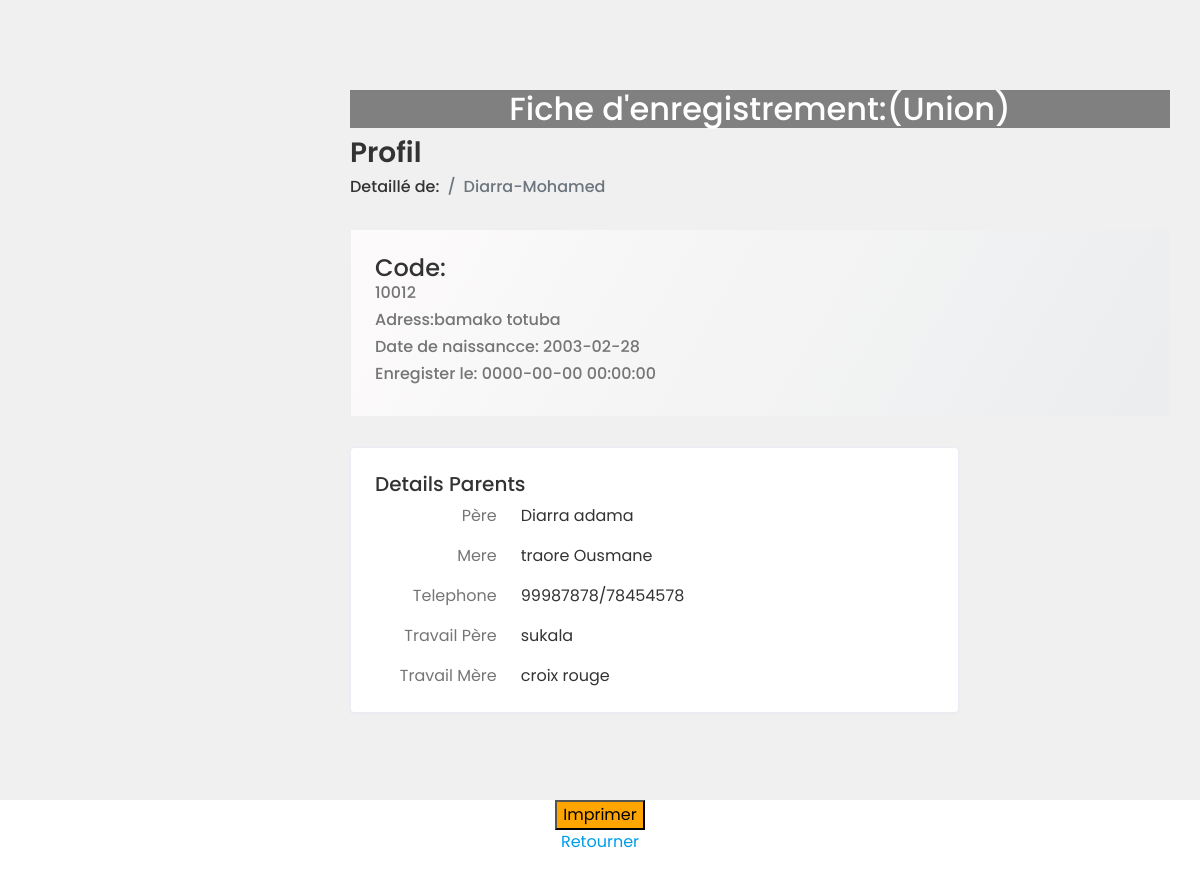
/pages/detailEleve.php?id_eleve=10012 (signed in), run on the app's committed database.
### tables this page shows
CREATE TABLE `eleve` (
  `id_eleve` int(10) UNSIGNED NOT NULL,
  `nom` varchar(45) DEFAULT NULL,
  `prenom` varchar(45) DEFAULT NULL,
  `telephone` varchar(45) DEFAULT NULL,
  `adresse` varchar(100) NOT NULL,
  `np_mere` varchar(45) DEFAULT NULL,
  `np_pere` varchar(45) DEFAULT NULL,
  `tel_parent` varchar(45) NOT NULL,
  `lieuxtravailPere` varchar(45) DEFAULT NULL,
  `lieuxtravailMere` varchar(45) DEFAULT NULL,
  `date_nais` date NOT NULL,
  `sex` varchar(45) DEFAULT NULL,
  `date_enregister` datetime NOT NULL DEFAULT current_timestamp(),
  `id_user` int(11) NOT NULL
);

### pages/detailEleve.php (the view, shortened to what this page needs)
<?php
require '../includes/head.php';
require_once("../codePHP/connexion.php");
$id_eleve = $_GET['id_eleve'];
$req = $pdo->prepare("SELECT * FROM eleve WHERE id_eleve=?");
$req->execute(array($id_eleve));
?>
<?php foreach($req as $resultat){ ?>
<div class="header-left">
<div class="page-wrapper">
<div class="content container-fluid">
<div class="page-header">
<div class="row">
<div class="col">
<h2 style="background-color: gray; color:white;"><center>Fiche d'enregistrement:(Union) </center></h2>
<h3 class="page-title">Profil</h3>
<ul class="breadcrumb">
<li class="breadcrumb-item"><a href="index.html">Detaillé de:</a></li>
<li class="breadcrumb-item active"><?php echo $resultat['nom']; ?>-<?php echo $resultat['prenom']; ?></li>
</ul>
</div>
</div>
</div>
<div class="row">
<div class="col-md-12">
<div class="profile-header">
<div class="row align-items-center">
<div class="col ms-md-n2 profile-user-info">
<h4 class="user-name mb-0">Code:</h4>
<h6 class="text-muted"><?php echo $resultat['id_eleve']; ?></h6>
<h6 class="text-muted">Adress:<?php echo $resultat['adresse']; ?></h6>
<h6 class="text-muted">Date de naissancce: <?php echo $resultat['date_nais']; ?></h6>
<h6 class="text-muted">Enregister le: <?php echo $resultat['date_enregister']; ?></h6>
</div>
</div>
</div>
<div class="tab-content profile-tab-cont">
<div class="tab-pane fade show active" id="per_details_tab">
<div class="row">
<div class="col-lg-9">
<div class="card">
<div class="card-body">
<h5 class="card-title d-flex justify-content-between">
<span>Details Parents</span>
</h5>
<div class="row">
<p class="col-sm-3 text-muted text-sm-end mb-0 mb-sm-3">Père</p>
<p class="col-sm-9"> <?php echo $resultat['np_pere']; ?></p>
</div>
<div class="row">
<p class="col-sm-3 text-muted text-sm-end mb-0 mb-sm-3">Mere</p>
<p class="col-sm-9"><?php echo $resultat['np_mere']; ?></p>
</div>
<div class="row">
<p class="col-sm-3 text-muted text-sm-end mb-0 mb-sm-3">Telephone</p>
<p class="col-sm-9"><?php echo $resultat['tel_parent']; ?></p>
</div>
<div class="row">
<p class="col-sm-3 text-muted text-sm-end mb-0 mb-sm-3">Travail Père</p>
<p class="col-sm-9"><?php echo $resultat['lieuxtravailPere']; ?></p>
</div>
<div class="row">
<p class="col-sm-3 text-muted text-sm-end mb-0">Travail Mère</p>
<p class="col-sm-9 mb-0"><?php echo $resultat['lieuxtravailMere']; ?></p>
</div>
</div>
</div>
</div>
<div class="col-lg-3">
</div>
</div>
</div>
</div>
</div>
</div>
</div>
</div>
</div>
<?php } ?>
<center>
<div class="">
<input type="submit" classe="btn btn-primary" style="background-color:orange;" value="Imprimer" onclick="window.print();">
</div>
<a href="listeEleve.php">Retourner</a>
</center>
<br>
<br>
<br>
</body>
</html>

### assets/css/style.css (style rules this page uses)
html { height: 100%; }
body { background-color: #fff; color: #333; font-family: 'Poppins', sans-serif; font-size: 1rem; height: 100%; line-height: 1.5; overflow-x: hidden; }
h1, h2, h3, h4, h5, h6 { font-family: 'Poppins', sans-serif; margin-top: 0; }
a { color: #009ce7; text-decoration: none; }
input, button, a { transition: all 0.4s ease; -moz-transition: all 0.4s ease; -o-transition: all 0.4s ease; -ms-transition: all 0.4s ease; -webkit-transition: all 0.4s ease; }
input, input:focus, button, button:focus { outline: none; }
ul, ol { padding: 0px; list-style: none; }
.text-muted { color: #757575 !important; }
.card { border: 1px solid #ececf5; box-shadow: 0 1px 3px 0 rgba(0, 0, 0, 0.03); margin-bottom: 1.875rem; }
.card-body { padding: 1.5rem; }
.tab-content { padding-top: 20px; }
.page-wrapper { margin-left: 320px; padding-top: 60px; position: relative; transition: all 0.4s ease; }
.page-wrapper > .content { padding: 1.875rem 1.875rem 0; }
.page-header { margin-bottom: 1.875rem; }
.page-header .breadcrumb { background-color: transparent; color: #6c757d; font-size: 1rem; font-weight: 500; margin-bottom: 0; padding: 0; }
.page-header .breadcrumb a { color: #333; }
.page-title { font-size: 28px; font-weight: 600; color: #333; margin-bottom: 5px; }
.breadcrumb { display: -ms-flexbox; display: flex; -ms-flex-wrap: wrap; flex-wrap: wrap; padding: 0.75rem 1rem; margin-bottom: 1rem; list-style: none; background-color: #e9ecef; border-radius: 0.25rem; }
.profile-header { background: linear-gradient(120deg, #fdfbfb 0%, #ebedee 100%); border: 1px solid #efefef; padding: 1.5rem; }
.profile-tab-cont { padding-top: 1.875rem; }

### data on the page
eleve: nom "Diarra", prenom "Mohamed", id_eleve "10012", adresse "bamako totuba", date_nais "2003-02-28", date_enregister "0000-00-00 00:00:00", np_pere "Diarra adama", np_mere "traore Ousmane", tel_parent "99987878/78454578", lieuxtravailPere "sukala", lieuxtravailMere "croix rouge"
